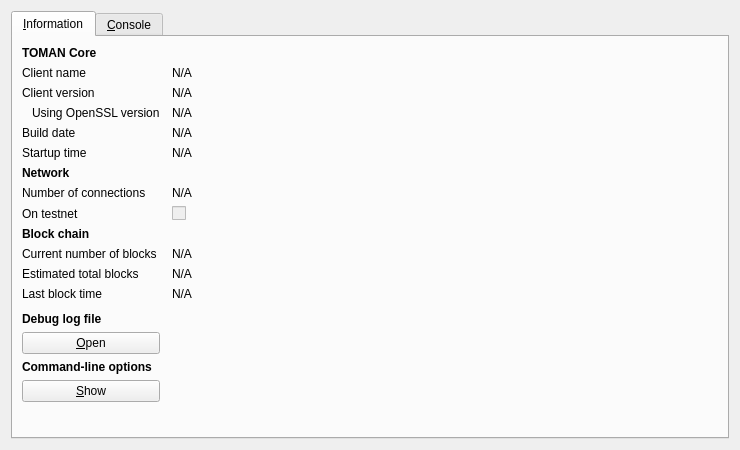
<?xml version="1.0" encoding="UTF-8"?>
<ui version="4.0">
 <class>RPCConsole</class>
 <widget class="QDialog" name="RPCConsole">
  <property name="geometry">
   <rect>
    <x>0</x>
    <y>0</y>
    <width>740</width>
    <height>450</height>
   </rect>
  </property>
  <property name="windowTitle">
   <string>TOMAN - Debug window</string>
  </property>
  <layout class="QVBoxLayout" name="verticalLayout_2">
   <item>
    <widget class="QTabWidget" name="tabWidget">
     <property name="currentIndex">
      <number>0</number>
     </property>
     <widget class="QWidget" name="tab_info">
      <attribute name="title">
       <string>&amp;Information</string>
      </attribute>
      <layout class="QGridLayout" name="gridLayout" columnstretch="0,1">
       <property name="horizontalSpacing">
        <number>12</number>
       </property>
       <item row="0" column="0">
        <widget class="QLabel" name="label_9">
         <property name="font">
          <font>
           <weight>75</weight>
           <bold>true</bold>
          </font>
         </property>
         <property name="text">
          <string>TOMAN Core</string>
         </property>
        </widget>
       </item>
       <item row="1" column="0">
        <widget class="QLabel" name="label_5">
         <property name="text">
          <string>Client name</string>
         </property>
        </widget>
       </item>
       <item row="1" column="1">
        <widget class="QLabel" name="clientName">
         <property name="cursor">
          <cursorShape>IBeamCursor</cursorShape>
         </property>
         <property name="text">
          <string>N/A</string>
         </property>
         <property name="textFormat">
          <enum>Qt::PlainText</enum>
         </property>
         <property name="textInteractionFlags">
          <set>Qt::LinksAccessibleByMouse|Qt::TextSelectableByKeyboard|Qt::TextSelectableByMouse</set>
         </property>
        </widget>
       </item>
       <item row="2" column="0">
        <widget class="QLabel" name="label_6">
         <property name="text">
          <string>Client version</string>
         </property>
        </widget>
       </item>
       <item row="2" column="1">
        <widget class="QLabel" name="clientVersion">
         <property name="cursor">
          <cursorShape>IBeamCursor</cursorShape>
         </property>
         <property name="text">
          <string>N/A</string>
         </property>
         <property name="textFormat">
          <enum>Qt::PlainText</enum>
         </property>
         <property name="textInteractionFlags">
          <set>Qt::LinksAccessibleByMouse|Qt::TextSelectableByKeyboard|Qt::TextSelectableByMouse</set>
         </property>
        </widget>
       </item>
       <item row="3" column="0">
        <widget class="QLabel" name="label_14">
         <property name="text">
          <string>Using OpenSSL version</string>
         </property>
         <property name="indent">
          <number>10</number>
         </property>
        </widget>
       </item>
       <item row="3" column="1">
        <widget class="QLabel" name="openSSLVersion">
         <property name="cursor">
          <cursorShape>IBeamCursor</cursorShape>
         </property>
         <property name="text">
          <string>N/A</string>
         </property>
         <property name="textFormat">
          <enum>Qt::PlainText</enum>
         </property>
         <property name="textInteractionFlags">
          <set>Qt::LinksAccessibleByMouse|Qt::TextSelectableByKeyboard|Qt::TextSelectableByMouse</set>
         </property>
        </widget>
       </item>
       <item row="4" column="0">
        <widget class="QLabel" name="label_12">
         <property name="text">
          <string>Build date</string>
         </property>
        </widget>
       </item>
       <item row="4" column="1">
        <widget class="QLabel" name="buildDate">
         <property name="cursor">
          <cursorShape>IBeamCursor</cursorShape>
         </property>
         <property name="text">
          <string>N/A</string>
         </property>
         <property name="textFormat">
          <enum>Qt::PlainText</enum>
         </property>
         <property name="textInteractionFlags">
          <set>Qt::LinksAccessibleByMouse|Qt::TextSelectableByKeyboard|Qt::TextSelectableByMouse</set>
         </property>
        </widget>
       </item>
       <item row="5" column="0">
        <widget class="QLabel" name="label_13">
         <property name="text">
          <string>Startup time</string>
         </property>
        </widget>
       </item>
       <item row="5" column="1">
        <widget class="QLabel" name="startupTime">
         <property name="cursor">
          <cursorShape>IBeamCursor</cursorShape>
         </property>
         <property name="text">
          <string>N/A</string>
         </property>
         <property name="textFormat">
          <enum>Qt::PlainText</enum>
         </property>
         <property name="textInteractionFlags">
          <set>Qt::LinksAccessibleByMouse|Qt::TextSelectableByKeyboard|Qt::TextSelectableByMouse</set>
         </property>
        </widget>
       </item>
       <item row="6" column="0">
        <widget class="QLabel" name="label_11">
         <property name="font">
          <font>
           <weight>75</weight>
           <bold>true</bold>
          </font>
         </property>
         <property name="text">
          <string>Network</string>
         </property>
        </widget>
       </item>
       <item row="7" column="0">
        <widget class="QLabel" name="label_7">
         <property name="text">
          <string>Number of connections</string>
         </property>
        </widget>
       </item>
       <item row="7" column="1">
        <widget class="QLabel" name="numberOfConnections">
         <property name="cursor">
          <cursorShape>IBeamCursor</cursorShape>
         </property>
         <property name="text">
          <string>N/A</string>
         </property>
         <property name="textFormat">
          <enum>Qt::PlainText</enum>
         </property>
         <property name="textInteractionFlags">
          <set>Qt::LinksAccessibleByMouse|Qt::TextSelectableByKeyboard|Qt::TextSelectableByMouse</set>
         </property>
        </widget>
       </item>
       <item row="8" column="0">
        <widget class="QLabel" name="label_8">
         <property name="text">
          <string>On testnet</string>
         </property>
        </widget>
       </item>
       <item row="8" column="1">
        <widget class="QCheckBox" name="isTestNet">
         <property name="enabled">
          <bool>false</bool>
         </property>
         <property name="text">
          <string/>
         </property>
        </widget>
       </item>
       <item row="9" column="0">
        <widget class="QLabel" name="label_10">
         <property name="font">
          <font>
           <weight>75</weight>
           <bold>true</bold>
          </font>
         </property>
         <property name="text">
          <string>Block chain</string>
         </property>
        </widget>
       </item>
       <item row="10" column="0">
        <widget class="QLabel" name="label_3">
         <property name="text">
          <string>Current number of blocks</string>
         </property>
        </widget>
       </item>
       <item row="10" column="1">
        <widget class="QLabel" name="numberOfBlocks">
         <property name="cursor">
          <cursorShape>IBeamCursor</cursorShape>
         </property>
         <property name="text">
          <string>N/A</string>
         </property>
         <property name="textFormat">
          <enum>Qt::PlainText</enum>
         </property>
         <property name="textInteractionFlags">
          <set>Qt::LinksAccessibleByMouse|Qt::TextSelectableByKeyboard|Qt::TextSelectableByMouse</set>
         </property>
        </widget>
       </item>
       <item row="11" column="0">
        <widget class="QLabel" name="label_4">
         <property name="text">
          <string>Estimated total blocks</string>
         </property>
        </widget>
       </item>
       <item row="11" column="1">
        <widget class="QLabel" name="totalBlocks">
         <property name="cursor">
          <cursorShape>IBeamCursor</cursorShape>
         </property>
         <property name="text">
          <string>N/A</string>
         </property>
         <property name="textFormat">
          <enum>Qt::PlainText</enum>
         </property>
         <property name="textInteractionFlags">
          <set>Qt::LinksAccessibleByMouse|Qt::TextSelectableByKeyboard|Qt::TextSelectableByMouse</set>
         </property>
        </widget>
       </item>
       <item row="12" column="0">
        <widget class="QLabel" name="label_2">
         <property name="text">
          <string>Last block time</string>
         </property>
        </widget>
       </item>
       <item row="12" column="1">
        <widget class="QLabel" name="lastBlockTime">
         <property name="cursor">
          <cursorShape>IBeamCursor</cursorShape>
         </property>
         <property name="text">
          <string>N/A</string>
         </property>
         <property name="textFormat">
          <enum>Qt::PlainText</enum>
         </property>
         <property name="textInteractionFlags">
          <set>Qt::LinksAccessibleByMouse|Qt::TextSelectableByKeyboard|Qt::TextSelectableByMouse</set>
         </property>
        </widget>
       </item>
       <item row="13" column="0">
        <spacer name="verticalSpacer_2">
         <property name="orientation">
          <enum>Qt::Vertical</enum>
         </property>
         <property name="sizeHint" stdset="0">
          <size>
           <width>20</width>
           <height>20</height>
          </size>
         </property>
        </spacer>
       </item>
       <item row="14" column="0">
        <widget class="QLabel" name="labelDebugLogfile">
         <property name="font">
          <font>
           <weight>75</weight>
           <bold>true</bold>
          </font>
         </property>
         <property name="text">
          <string>Debug log file</string>
         </property>
        </widget>
       </item>
       <item row="15" column="0">
        <widget class="QPushButton" name="openDebugLogfileButton">
         <property name="toolTip">
          <string>Open the TOMAN debug log file from the current data directory. This can take a few seconds for large log files.</string>
         </property>
         <property name="text">
          <string>&amp;Open</string>
         </property>
         <property name="autoDefault">
          <bool>false</bool>
         </property>
        </widget>
       </item>
       <item row="16" column="0">
        <widget class="QLabel" name="labelCLOptions">
         <property name="font">
          <font>
           <weight>75</weight>
           <bold>true</bold>
          </font>
         </property>
         <property name="text">
          <string>Command-line options</string>
         </property>
        </widget>
       </item>
       <item row="17" column="0">
        <widget class="QPushButton" name="showCLOptionsButton">
         <property name="toolTip">
          <string>Show the TOMAN-Qt help message to get a list with possible TOMAN command-line options.</string>
         </property>
         <property name="text">
          <string>&amp;Show</string>
         </property>
         <property name="autoDefault">
          <bool>false</bool>
         </property>
        </widget>
       </item>
       <item row="18" column="0">
        <spacer name="verticalSpacer">
         <property name="orientation">
          <enum>Qt::Vertical</enum>
         </property>
         <property name="sizeHint" stdset="0">
          <size>
           <width>20</width>
           <height>40</height>
          </size>
         </property>
        </spacer>
       </item>
      </layout>
     </widget>
     <widget class="QWidget" name="tab_console">
      <attribute name="title">
       <string>&amp;Console</string>
      </attribute>
      <layout class="QVBoxLayout" name="verticalLayout_3">
       <property name="spacing">
        <number>3</number>
       </property>
       <item>
        <widget class="QTextEdit" name="messagesWidget">
         <property name="minimumSize">
          <size>
           <width>0</width>
           <height>100</height>
          </size>
         </property>
         <property name="readOnly">
          <bool>true</bool>
         </property>
         <property name="tabKeyNavigation" stdset="0">
          <bool>false</bool>
         </property>
         <property name="columnCount" stdset="0">
          <number>2</number>
         </property>
        </widget>
       </item>
       <item>
        <layout class="QHBoxLayout" name="horizontalLayout">
         <property name="spacing">
          <number>3</number>
         </property>
         <item>
          <widget class="QLabel" name="label">
           <property name="text">
            <string notr="true">&gt;</string>
           </property>
          </widget>
         </item>
         <item>
          <widget class="QLineEdit" name="lineEdit"/>
         </item>
         <item>
          <widget class="QPushButton" name="clearButton">
           <property name="maximumSize">
            <size>
             <width>24</width>
             <height>24</height>
            </size>
           </property>
           <property name="toolTip">
            <string>Clear console</string>
           </property>
           <property name="text">
            <string/>
           </property>
           <property name="icon">
            <iconset resource="../bitcoin.qrc">
             <normaloff>:/icons/remove</normaloff>:/icons/remove</iconset>
           </property>
           <property name="shortcut">
            <string notr="true">Ctrl+L</string>
           </property>
           <property name="autoDefault">
            <bool>false</bool>
           </property>
          </widget>
         </item>
        </layout>
       </item>
      </layout>
     </widget>
    </widget>
   </item>
  </layout>
 </widget>
 <resources>
  <include location="../bitcoin.qrc"/>
 </resources>
 <connections/>
</ui>
